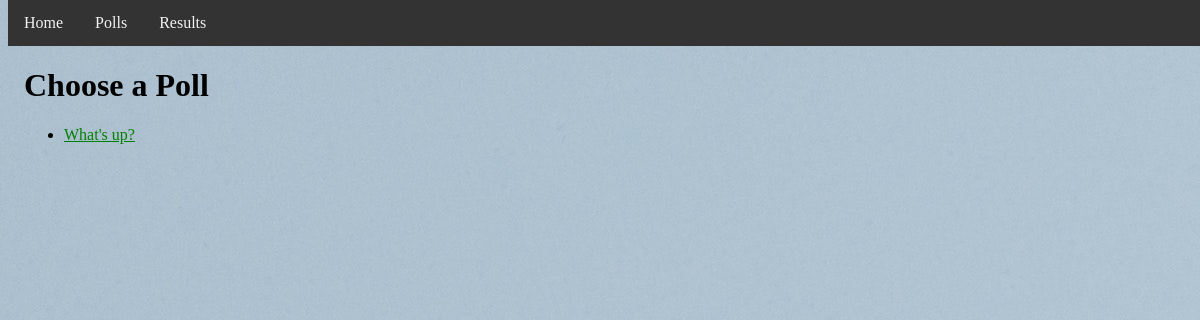
Before: /polls/ with the older database file.
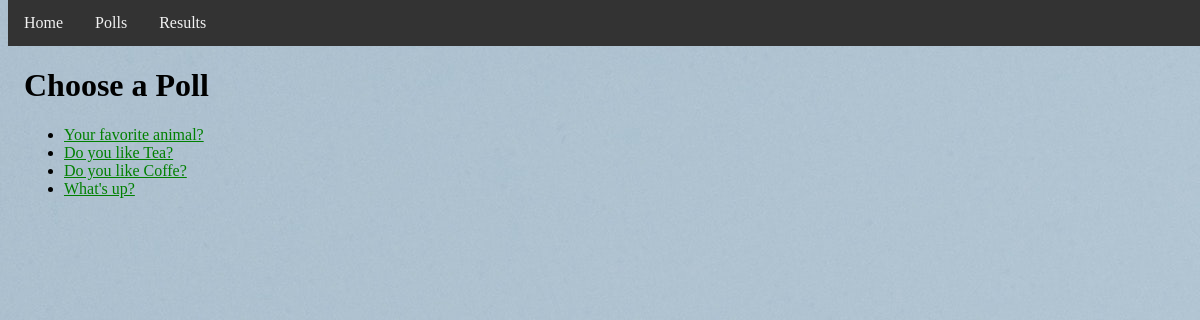
After: the same page with the newer database file.
### polls/models.py (models this page shows, shortened)
class Question(models.Model):
    question_text = models.CharField(max_length=200)
    pub_date = models.DateTimeField('date published')

### polls/views.py (the view)
# urls.py: path('', views.IndexView.as_view(), name='index'),
class IndexView(generic.ListView):
    template_name = 'polls/index.html'
    context_object_name = 'latest_question_list'
    def get_queryset(self):
        return Question.objects.filter(pub_date__lte=timezone.now()).order_by('-pub_date')[:5]

### polls/templates/polls/index.html (shortened to what this page needs)
<!DOCTYPE html>
{% extends './base.html' %}
{% load static %}
  {% block content %}
  {% if latest_question_list %}
  <h1>Choose a Poll</h1>
  <ul>
    {% for question in latest_question_list %}
    <li><a href="{% url 'polls:detail' question.id %}">{{ question.question_text}}</a> </li>
    {% endfor %}
  </ul>
  {% else %}
  <p>
    No polls are available.
  </p>
  {% endif %}
  {% endblock %}

Changed rows visible on the page:
added Question: question_text "Your favorite animal?"
added Question: question_text "Do you like Tea?"
added Question: question_text "Do you like Coffe?"
